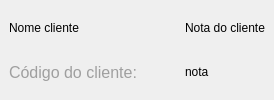
       <widget class="QFrame" name="frCabecalho">
        <property name="minimumSize">
         <size>
          <width>0</width>
          <height>90</height>
         </size>
        </property>
        <property name="maximumSize">
         <size>
          <width>16777215</width>
          <height>120</height>
         </size>
        </property>
        <property name="styleSheet">
         <string notr="true">#lbCdCliente {
	font-family: &quot;TeX Gyre Adventor&quot;;
	font-size: 16px;
}

#lbInfoCdCliente {
	font-family: &quot;TeX Gyre Adventor&quot;;
	font-size: 16px;
	color: rgb(159, 159, 159);
}</string>
        </property>
        <property name="frameShape">
         <enum>QFrame::NoFrame</enum>
        </property>
        <property name="frameShadow">
         <enum>QFrame::Raised</enum>
        </property>
        <layout class="QHBoxLayout" name="horizontalLayout_2">
         <property name="spacing">
          <number>0</number>
         </property>
         <property name="leftMargin">
          <number>0</number>
         </property>
         <property name="topMargin">
          <number>0</number>
         </property>
         <property name="rightMargin">
          <number>0</number>
         </property>
         <property name="bottomMargin">
          <number>0</number>
         </property>
         <item>
          <widget class="QFrame" name="frame_3">
           <property name="frameShape">
            <enum>QFrame::NoFrame</enum>
           </property>
           <property name="frameShadow">
            <enum>QFrame::Raised</enum>
           </property>
           <layout class="QVBoxLayout" name="verticalLayout_3">
            <item>
             <widget class="QLabel" name="lbNomeCliente">
              <property name="text">
               <string>Nome cliente</string>
              </property>
              <property name="textInteractionFlags">
               <set>Qt::LinksAccessibleByMouse|Qt::TextSelectableByMouse</set>
              </property>
             </widget>
            </item>
            <item>
             <widget class="QFrame" name="frame_7">
              <property name="frameShape">
               <enum>QFrame::NoFrame</enum>
              </property>
              <property name="frameShadow">
               <enum>QFrame::Raised</enum>
              </property>
              <layout class="QHBoxLayout" name="horizontalLayout_32">
               <property name="spacing">
                <number>16</number>
               </property>
               <property name="leftMargin">
                <number>0</number>
               </property>
               <property name="topMargin">
                <number>0</number>
               </property>
               <property name="rightMargin">
                <number>0</number>
               </property>
               <property name="bottomMargin">
                <number>0</number>
               </property>
               <item>
                <widget class="QLabel" name="lbInfoCdCliente">
                 <property name="maximumSize">
                  <size>
                   <width>160</width>
                   <height>16777215</height>
                  </size>
                 </property>
                 <property name="text">
                  <string>Código do cliente: </string>
                 </property>
                </widget>
               </item>
               <item>
                <widget class="QLabel" name="lbCdCliente">
                 <property name="text">
                  <string/>
                 </property>
                 <property name="textInteractionFlags">
                  <set>Qt::LinksAccessibleByMouse|Qt::TextSelectableByMouse</set>
                 </property>
                </widget>
               </item>
              </layout>
             </widget>
            </item>
           </layout>
          </widget>
         </item>
         <item>
          <widget class="QFrame" name="frame_4">
           <property name="maximumSize">
            <size>
             <width>100</width>
             <height>16777215</height>
            </size>
           </property>
           <property name="frameShape">
            <enum>QFrame::NoFrame</enum>
           </property>
           <property name="frameShadow">
            <enum>QFrame::Raised</enum>
           </property>
           <layout class="QVBoxLayout" name="verticalLayout_4">
            <item>
             <widget class="QLabel" name="lbInfoNotaCliente">
              <property name="text">
               <string>Nota do cliente</string>
              </property>
             </widget>
            </item>
            <item>
             <widget class="QLabel" name="lbNotaCliente">
              <property name="text">
               <string>nota</string>
              </property>
             </widget>
            </item>
           </layout>
          </widget>
         </item>
        </layout>
       </widget>
